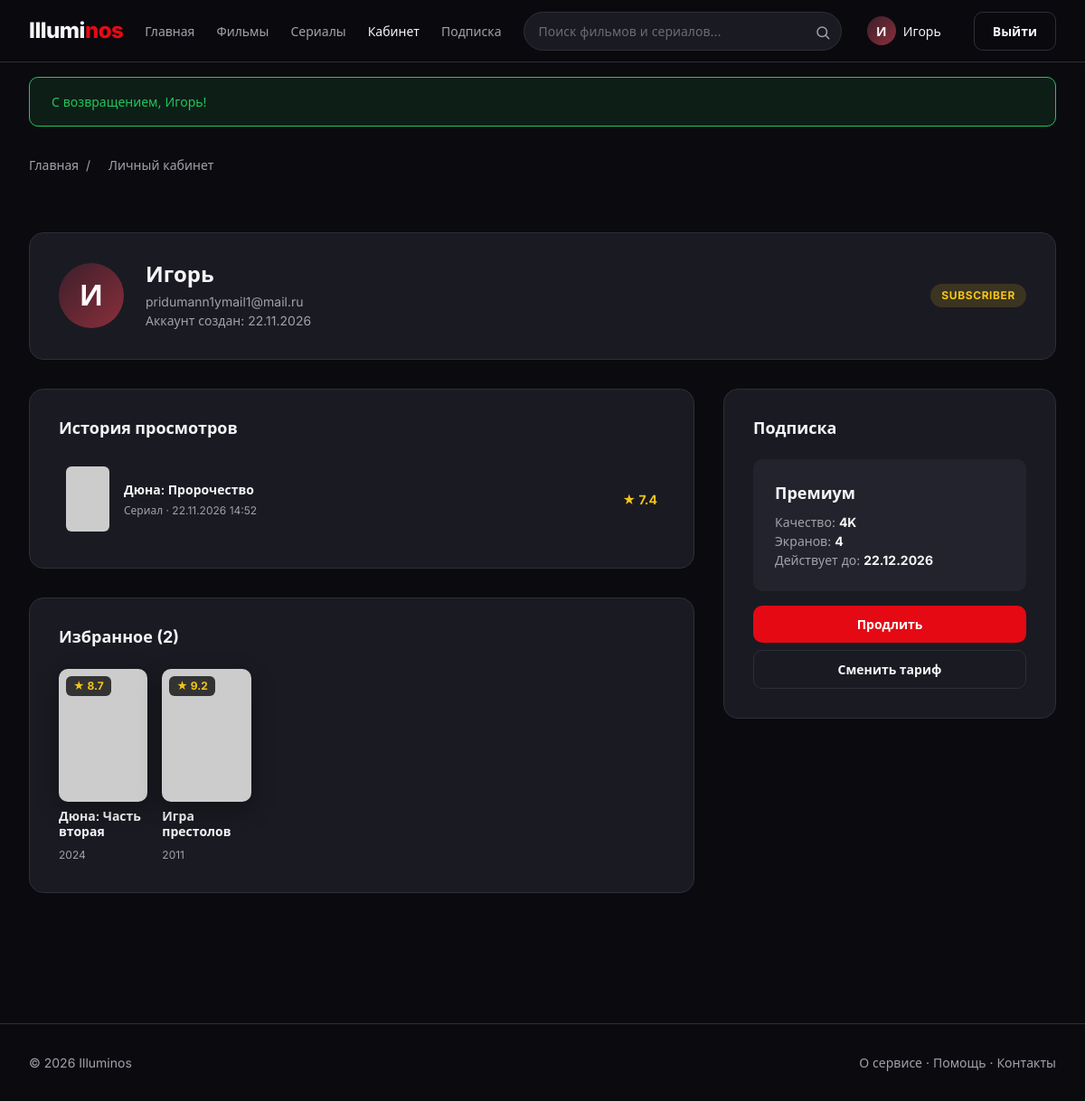
The app's page /cabinet.php (signed in) with its own data.
### tables this page shows
CREATE TABLE `users` (
  `id` int UNSIGNED NOT NULL,
  `name` varchar(100) NOT NULL,
  `email` varchar(255) NOT NULL,
  `password_hash` varchar(255) NOT NULL,
  `role` enum('user','subscriber','admin') NOT NULL DEFAULT 'user',
  `created_at` timestamp NOT NULL DEFAULT CURRENT_TIMESTAMP
);

CREATE TABLE `view_history` (
  `id` int UNSIGNED NOT NULL,
  `user_id` int UNSIGNED NOT NULL,
  `movie_id` int UNSIGNED DEFAULT NULL,
  `series_id` int UNSIGNED DEFAULT NULL,
  `watched_at` timestamp NOT NULL DEFAULT CURRENT_TIMESTAMP
);

CREATE TABLE `favorites` (
  `id` int UNSIGNED NOT NULL,
  `user_id` int UNSIGNED NOT NULL,
  `item_type` enum('movie','series') NOT NULL,
  `item_id` int UNSIGNED NOT NULL,
  `created_at` timestamp NOT NULL DEFAULT CURRENT_TIMESTAMP
);

CREATE TABLE `subscriptions` (
  `id` int UNSIGNED NOT NULL,
  `user_id` int UNSIGNED NOT NULL,
  `plan_id` int UNSIGNED NOT NULL,
  `status` enum('active','expired','cancelled') NOT NULL DEFAULT 'active',
  `started_at` timestamp NOT NULL DEFAULT CURRENT_TIMESTAMP,
  `expires_at` datetime NOT NULL
);

CREATE TABLE `plans` (
  `id` int UNSIGNED NOT NULL,
  `name` varchar(50) NOT NULL,
  `price` decimal(10,2) NOT NULL,
  `duration_days` smallint UNSIGNED NOT NULL DEFAULT '30',
  `screens` tinyint UNSIGNED NOT NULL DEFAULT '1',
  `quality` varchar(20) NOT NULL DEFAULT 'HD',
  `features` text,
  `is_active` tinyint(1) NOT NULL DEFAULT '1'
);

### includes/helpers.php (called while the page is built, shortened)
<?php
function e(?string $s): string
{
    return htmlspecialchars((string)$s, ENT_QUOTES | ENT_HTML5, 'UTF-8');
}
function fetchAll(mysqli $conn, string $sql, array $params = [], string $types = ''): array
{
    $stmt = $conn->prepare($sql);
    if ($params) $stmt->bind_param($types, ...$params);
    $stmt->execute();
    $res  = $stmt->get_result();
    $rows = $res ? $res->fetch_all(MYSQLI_ASSOC) : [];
    return $rows;
}
function fetchOne(mysqli $conn, string $sql, array $params = [], string $types = ''): ?array
{
    $rows = fetchAll($conn, $sql, $params, $types);
    return $rows[0] ?? null;
}
function initials(string $name): string
{
    $parts = preg_split('/\s+/u', trim($name)) ?: [];
    $out = '';
    foreach (array_slice($parts, 0, 2) as $p) {
        $out .= mb_strtoupper(mb_substr($p, 0, 1, 'UTF-8'), 'UTF-8');
    }
    return $out !== '' ? $out : '?';
}
function getUserFavorites(mysqli $conn, int $userId): array
{
    return fetchAll($conn,
        'SELECT f.id, f.item_type, f.item_id, f.created_at,
                COALESCE(m.title,      s.title)      AS title,
                COALESCE(m.slug,       s.slug)       AS slug,
                COALESCE(m.poster_url, s.poster_url) AS poster_url,
                COALESCE(m.rating,     s.rating)     AS rating,
                COALESCE(m.year,       s.year_start) AS year
           FROM favorites f
           LEFT JOIN movies m ON m.id = f.item_id AND f.item_type = "movie"
           LEFT JOIN series s ON s.id = f.item_id AND f.item_type = "series"
          WHERE f.user_id = ?
          ORDER BY f.created_at DESC',
        [$userId], 'i');
}
function getUserHistory(mysqli $conn, int $userId, int $limit = 50): array
{
    return fetchAll($conn,
        'SELECT vh.id, vh.movie_id, vh.series_id, vh.watched_at,
                CASE WHEN vh.movie_id IS NOT NULL THEN "movie" ELSE "series" END AS item_type,
                COALESCE(m.title,      s.title)      AS title,
                COALESCE(m.slug,       s.slug)       AS slug,
                COALESCE(m.poster_url, s.poster_url) AS poster_url,
                COALESCE(m.rating,     s.rating)     AS rating
           FROM view_history vh
           LEFT JOIN movies m ON m.id = vh.movie_id
           LEFT JOIN series s ON s.id = vh.series_id
          WHERE vh.user_id = ?
          ORDER BY vh.watched_at DESC
          LIMIT ?',
        [$userId, $limit], 'ii');
}
function getActiveSubscription(mysqli $conn, int $userId): ?array
{
    return fetchOne($conn,
        'SELECT s.*, p.name AS plan_name, p.price, p.quality, p.screens
           FROM subscriptions s
           JOIN plans p ON p.id = s.plan_id
          WHERE s.user_id = ?
            AND s.status = "active"
            AND s.expires_at > NOW()
          ORDER BY s.expires_at DESC
          LIMIT 1',
        [$userId], 'i');
}

### includes/auth.php (called while the page is built, shortened)
<?php
function current_user(mysqli $conn): ?array
{
    $stmt = $conn->prepare(
        'SELECT id, name, email, role, created_at FROM users WHERE id = ? LIMIT 1'
    );
    $stmt->bind_param('i', $_SESSION['user_id']);
    $stmt->execute();
    $res  = $stmt->get_result();
    $user = $res ? $res->fetch_assoc() : null;
    return $user ?: null;
}

### includes/session.php (called while the page is built, shortened)
<?php
function flash_get(string $type): ?string
{
    $key = 'flash_' . $type;
    if (!empty($_SESSION[$key])) {
        $msg = (string)$_SESSION[$key];
        return $msg;
    }
    return null;
}

### cabinet.php (the view, shortened to what this page needs)
<?php
require_once __DIR__ . '/config/db.php';
require_once __DIR__ . '/includes/session.php';
require_once __DIR__ . '/includes/helpers.php';
require_once __DIR__ . '/includes/auth.php';
$currentUser = current_user($conn);
$userId       = (int)$currentUser['id'];
$favorites    = getUserFavorites($conn, $userId);
$history      = getUserHistory($conn, $userId, 20);
$subscription = getActiveSubscription($conn, $userId);
$activePage      = 'cabinet';
require __DIR__ . '/includes/header.php';
?>
<main>
  <div class="container breadcrumbs" aria-label="Навигационная цепочка">
    <a href="index.php">Главная</a><span>/</span>
    <span aria-current="page">Личный кабинет</span>
  </div>
  <section class="cabinet container">
    <header class="cabinet-header">
      <div class="cabinet-header__avatar"><?= e(initials($currentUser['name'])) ?></div>
      <div class="cabinet-header__info">
        <h1 class="cabinet-header__name"><?= e($currentUser['name']) ?></h1>
        <p class="cabinet-header__email"><?= e($currentUser['email']) ?></p>
        <p class="cabinet-header__email">
          Аккаунт создан: <?= e(date('d.m.Y', strtotime($currentUser['created_at']))) ?>
        </p>
      </div>
      <span class="cabinet-header__role cabinet-header__role--<?= e($currentUser['role']) ?>">
        <?= e($currentUser['role']) ?>
      </span>
    </header>
    <div class="cabinet-grid">
      <div>
        <section class="cabinet-section">
          <h2 class="cabinet-section__title">История просмотров</h2>
          <?php if (!$history): ?>
            <p class="cabinet-empty">
              История пуста. Нажмите «Смотреть» на любой странице фильма или сериала —
              просмотр появится здесь.
            </p>
          <?php else: ?>
            <div class="history-list">
              <?php foreach ($history as $h): ?>
                <?php
                  $link = ($h['item_type'] === 'movie' ? 'movie-detail.php' : 'series-detail.php')
                        . '?slug=' . urlencode($h['slug']);
                ?>
                <a class="history-item" href="<?= e($link) ?>">
                  <div class="history-item__poster">
                    <img src="<?= e($h['poster_url']) ?>" alt="" loading="lazy">
                  </div>
                  <div class="history-item__info">
                    <p class="history-item__title"><?= e($h['title']) ?></p>
                    <p class="history-item__meta">
                      <?= $h['item_type'] === 'movie' ? 'Фильм' : 'Сериал' ?>
                      · <?= e(date('d.m.Y H:i', strtotime($h['watched_at']))) ?>
                    </p>
                  </div>
                  <span class="history-item__rating">★ <?= number_format((float)$h['rating'], 1) ?></span>
                </a>
              <?php endforeach; ?>
            </div>
          <?php endif; ?>
        </section>
        <section class="cabinet-section">
          <h2 class="cabinet-section__title">Избранное (<?= count($favorites) ?>)</h2>
          <?php if (!$favorites): ?>
            <p class="cabinet-empty">
              Пока пусто. Откройте страницу фильма или сериала и нажмите «В избранное».
            </p>
          <?php else: ?>
            <div class="movies-grid">
              <?php foreach ($favorites as $m): ?>
                <?php $cardType = $m['item_type']; ?>
                <?php include __DIR__ . '/includes/movie-card.php'; ?>
              <?php endforeach; ?>
            </div>
          <?php endif; ?>
        </section>
      </div>
      <aside>
        <section class="cabinet-section">
          <h2 class="cabinet-section__title">Подписка</h2>
          <?php if ($subscription): ?>
            <div class="subscription-card">
              <p class="subscription-card__plan"><?= e($subscription['plan_name']) ?></p>
              <p class="subscription-card__meta">
                Качество: <strong><?= e($subscription['quality']) ?></strong><br>
                Экранов: <strong><?= (int)$subscription['screens'] ?></strong><br>
                Действует до: <strong><?= e(date('d.m.Y', strtotime($subscription['expires_at']))) ?></strong>
              </p>
            </div>
            <a href="checkout.php?plan_id=<?= (int)$subscription['plan_id'] ?>" class="btn btn--accent btn--block mb-2">
              Продлить
            </a>
            <a href="subscription.php" class="btn btn--ghost btn--block">
              Сменить тариф
            </a>
          <?php endif; ?>
        </section>
      </aside>
    </div>
  </section>
</main>
<?php require __DIR__ . '/includes/footer.php'; ?>

### includes/header.php (shortened to what this page needs)
<?php
$headerQuery = isset($_GET['q']) ? (string)$_GET['q'] : '';
?>
<!DOCTYPE html>
<html lang="ru">
<head>
  <link href="https://cdn.jsdelivr.net/npm/bootstrap@5.3.2/dist/css/bootstrap.min.css" rel="stylesheet">
  <link rel="stylesheet" href="assets/css/palette.css">
  <link rel="stylesheet" href="assets/css/style.css">
</head>
<body>
<header class="site-header">
  <div class="container site-header__inner">
    <a href="index.php" class="logo">Illumi<span>nos</span></a>
    <nav class="main-nav" aria-label="Основная навигация">
      <a href="index.php" class="main-nav__link <?= ($activePage ?? '') === 'home'   ? 'is-active' : '' ?>">Главная</a>
      <a href="movies.php" class="main-nav__link <?= ($activePage ?? '') === 'movies' ? 'is-active' : '' ?>">Фильмы</a>
      <a href="series.php" class="main-nav__link <?= ($activePage ?? '') === 'series' ? 'is-active' : '' ?>">Сериалы</a>
      <?php if (!empty($currentUser)): ?>
        <a href="cabinet.php" class="main-nav__link <?= ($activePage ?? '') === 'cabinet' ? 'is-active' : '' ?>">Кабинет</a>
      <?php endif; ?>
      <a href="subscription.php" class="main-nav__link <?= ($activePage ?? '') === 'subscription' ? 'is-active' : '' ?>">Подписка</a>
    </nav>
    <form class="header-search" role="search" aria-label="Поиск"
          action="search.php" method="get">
      <input id="header-search" type="search" name="q"
             class="header-search__input"
             value="<?= e($headerQuery) ?>"
             placeholder="Поиск фильмов и сериалов…"
             autocomplete="off">
      <button type="submit" class="header-search__btn" aria-label="Искать">
        <svg width="18" height="18" viewBox="0 0 24 24" fill="none" stroke="currentColor" stroke-width="2" stroke-linecap="round">
          <circle cx="11" cy="11" r="7"/><path d="m21 21-4.3-4.3"/>
        </svg>
      </button>
    </form>
    <?php if (!empty($currentUser)): ?>
      <a href="cabinet.php" class="user-badge" title="Личный кабинет">
        <span class="user-badge__avatar"><?= e(initials($currentUser['name'])) ?></span>
        <span class="user-badge__name"><?= e($currentUser['name']) ?></span>
      </a>
      <a href="logout.php" class="btn btn--ghost header-login">Выйти</a>
    <?php else: ?>
      <a href="login.php" class="btn btn--accent header-login">Войти</a>
    <?php endif; ?>
  </div>
</header>
<?php
$flashSuccess = function_exists('flash_get') ? flash_get('success') : null;
$flashError   = function_exists('flash_get') ? flash_get('error')   : null;
if ($flashSuccess || $flashError):
?>
<div class="container">
  <div class="flash-area">
    <?php if ($flashSuccess): ?>
      <div class="flash flash--success"><?= e($flashSuccess) ?></div>
    <?php endif; ?>
  </div>
</div>
<?php endif; ?>

### includes/movie-card.php
<?php
$link = ($cardType ?? 'movie') === 'series' ? 'series-detail.php' : 'movie-detail.php';
$year = isset($m['year']) ? (int)$m['year']
      : (isset($m['year_start']) ? (int)$m['year_start'] : 0);
?>
<article class="movie-card">
  <a class="movie-card__poster" href="<?= $link ?>?slug=<?= e($m['slug']) ?>">
    <span class="movie-card__rating">★ <?= number_format((float)$m['rating'], 1) ?></span>
    <img src="<?= e($m['poster_url']) ?>" alt="Постер: <?= e($m['title']) ?>" loading="lazy">
  </a>
  <h3 class="movie-card__title"><?= e($m['title']) ?></h3>
  <p class="movie-card__year"><?= $year ?></p>
</article>

### assets/css/palette.css (style rules this page uses)
:root { --color-bg: #0B0B0F; --color-surface: #1A1A22; --color-surface-2: #23232D; --color-border: #2E2E3A; --color-text: #F5F5F7; --color-text-muted: #A1A1AA; --color-text-dim: #6B6B76; --color-accent: #E50914; --color-accent-hover: #F6121D; --color-gold: #F5C518; --color-success: #22C55E; --color-error: #EF4444; --font-main: "Inter", "Manrope", system-ui, -apple-system, "Segoe UI", sans-serif; --fs-xs: 0.75rem; --fs-sm: 0.875rem; --fs-base: 1rem; --fs-lg: 1.125rem; --fs-xl: 1.5rem; --fs-2xl: 2rem; --fs-3xl: 2.5rem; --fs-4xl: 3rem; --lh-tight: 1.2; --lh-base: 1.5; --space-xs: 4px; --space-sm: 8px; --space-md: 16px; --space-lg: 24px; --space-xl: 32px; --space-2xl: 48px; --space-3xl: 64px; --radius-sm: 6px; --radius-md: 10px; --radius-lg: 16px; --radius-pill: 999px; --container-max: 1440px; --container-pad: 24px; --shadow-card: 0 8px 24px rgba(0, 0, 0, 0.35); --transition: 0.2s ease; }

### records on screen
users: name "И", name "Игорь", email "pridumann1ymail1@mail.ru", created_at "22.11.2026", role "SUBSCRIBER"
view_history: title "Дюна: Пророчество", watched_at "22.11.2026 14:52", rating "7.4"
favorites: rating "8.7", title "Дюна: Часть вторая", year "2024"
favorites: rating "9.2", title "Игра престолов", year "2011"
subscriptions: plan.name "Премиум", plan.quality "4K", plan.screens "4", expires_at "22.12.2026"

### other values on screen
$flashSuccess "С возвращением, Игорь!"
count($favorites) "2"
